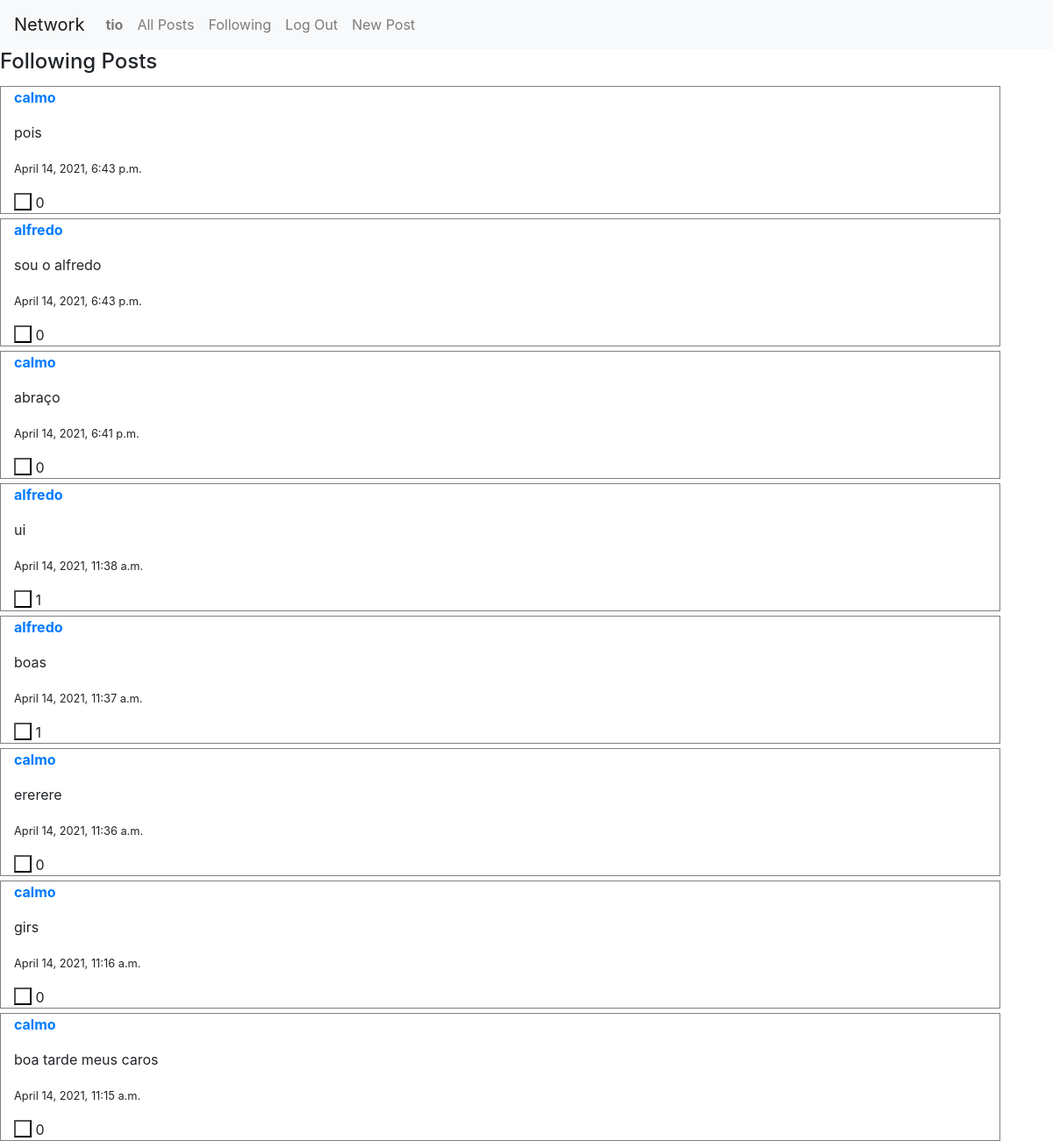
The app's page /following (signed in), older data.
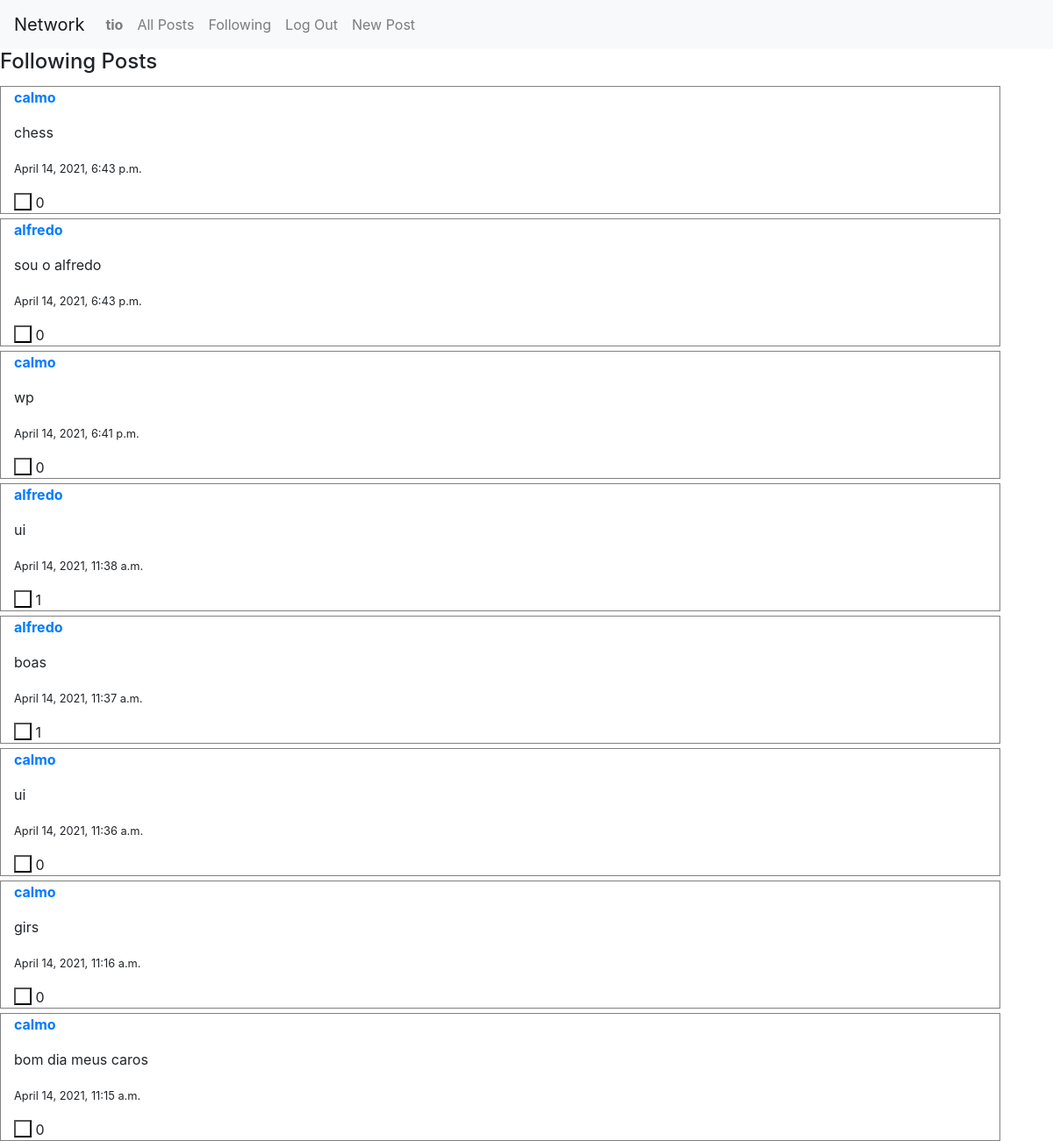
The same page, newer data.
### network/models.py (models this page shows)
class Post(models.Model):
    user = models.ForeignKey(settings.AUTH_USER_MODEL, on_delete=models.CASCADE)
    text = models.CharField(max_length= 300)
    created_at = models.DateTimeField(auto_now_add=True)
    likes = models.IntegerField(default = 0) # number of likes start at 0
    user_likes = models.ManyToManyField(User, blank = True, related_name='user_likes')

class User(AbstractUser):
    pass

### network/views.py (the view)
# urls.py: path("following",views.following,name ="following"),
@login_required(login_url='index') #redirect when user is not logged in
def following(request):
    user_logged_in = User.objects.get(username = request.user.username)
    user_p_logged_in = UserProfile.objects.get(user = user_logged_in)
    following_list = user_p_logged_in.following.all()
    all_posts = Post.objects.all() #- means that its desceding order newer to older
    all_posts = all_posts.order_by('-created_at')
    following_posts = all_posts
    for post in all_posts.all():
        if(post.user not in following_list):
            following_posts = following_posts.all().exclude(user = post.user)
    page = request.GET.get('page', 1)
    paginator = Paginator(following_posts, 10)
    try:
        posts = paginator.page(page)
    except PageNotAnInteger:
        posts = paginator.page(1)
    except EmptyPage:
        posts = paginator.page(paginator.num_pages)
    return render(request, "network/following.html",{
        "posts":posts
    })

### network/templates/network/following.html (shortened to what this page needs)
{% extends "network/layout.html" %}
{%load static %}
{% block body %}
<h4> Following Posts </h4>
{% for post in posts%}
  <div class="container"
        <p><a href="{% url 'profile' post.user.username %}"><strong>{{ post.user.username }}</strong></a></p>
        <p >{{post.text}}</p>
        <p> <small>{{post.created_at}}</small></p>
        {% if user in post.user_likes.all %}
          <button id ="change_l{{post.id}}" class="dislike" onclick = "manage_likes('{{ post.id }}','change_l')"></button>
        {% else %}
          <button id="change_d{{post.id}}" class="like" onclick = "manage_likes('{{ post.id }}','change_d')"></button>
        {% endif %}
        <div id = "likes{{post.id}}" class="image" >
          {{post.likes}}
        </div>
  </div>
{% endfor %}
{% endblock %}

Row changes from the older to the newer data that the page shows:
changed Post: text "pois" → "chess"
changed Post "April 14, 2021, 6:41 p.m.": text "abraço" → "wp"
changed Post "April 14, 2021, 11:36 a.m.": text "ererere" → "ui"
changed Post: text "boa tarde meus caros" → "bom dia meus caros"
